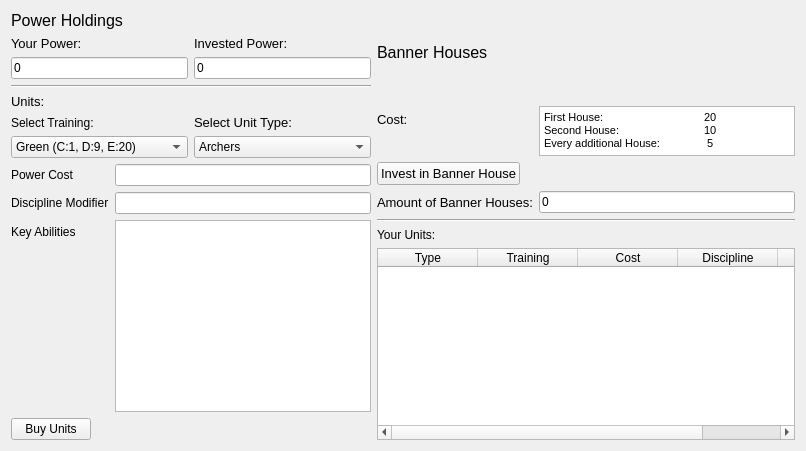
             <widget class="QWidget" name="page_9">
              <layout class="QVBoxLayout" name="verticalLayout_21">
               <item>
                <widget class="QLabel" name="label_34">
                 <property name="font">
                  <font>
                   <pointsize>12</pointsize>
                  </font>
                 </property>
                 <property name="text">
                  <string>Power Holdings</string>
                 </property>
                </widget>
               </item>
               <item>
                <layout class="QHBoxLayout" name="horizontalLayout_10">
                 <item>
                  <layout class="QVBoxLayout" name="verticalLayout_22">
                   <item>
                    <layout class="QGridLayout" name="gridLayout_3">
                     <item row="0" column="0">
                      <widget class="QLabel" name="label_37">
                       <property name="sizePolicy">
                        <sizepolicy hsizetype="Preferred" vsizetype="Maximum">
                         <horstretch>0</horstretch>
                         <verstretch>0</verstretch>
                        </sizepolicy>
                       </property>
                       <property name="font">
                        <font>
                         <pointsize>10</pointsize>
                        </font>
                       </property>
                       <property name="text">
                        <string>Your Power:</string>
                       </property>
                      </widget>
                     </item>
                     <item row="1" column="0">
                      <widget class="QLineEdit" name="step4PowerLine">
                       <property name="text">
                        <string>0</string>
                       </property>
                       <property name="readOnly">
                        <bool>true</bool>
                       </property>
                      </widget>
                     </item>
                     <item row="0" column="1">
                      <widget class="QLabel" name="label_38">
                       <property name="font">
                        <font>
                         <pointsize>10</pointsize>
                        </font>
                       </property>
                       <property name="text">
                        <string>Invested Power:</string>
                       </property>
                      </widget>
                     </item>
                     <item row="1" column="1">
                      <widget class="QLineEdit" name="step4InvestedPower">
                       <property name="text">
                        <string>0</string>
                       </property>
                       <property name="readOnly">
                        <bool>true</bool>
                       </property>
                      </widget>
                     </item>
                    </layout>
                   </item>
                   <item>
                    <widget class="Line" name="line_7">
                     <property name="orientation">
                      <enum>Qt::Horizontal</enum>
                     </property>
                    </widget>
                   </item>
                   <item>
                    <widget class="QLabel" name="label_42">
                     <property name="font">
                      <font>
                       <pointsize>10</pointsize>
                      </font>
                     </property>
                     <property name="text">
                      <string>Units:</string>
                     </property>
                    </widget>
                   </item>
                   <item>
                    <layout class="QGridLayout" name="gridLayout">
                     <item row="1" column="0">
                      <widget class="QComboBox" name="step4TrainingComboBox">
                       <item>
                        <property name="text">
                         <string>Green (C:1, D:9, E:20)</string>
                        </property>
                       </item>
                       <item>
                        <property name="text">
                         <string>Trained (C:3, D:6, E:60)</string>
                        </property>
                       </item>
                       <item>
                        <property name="text">
                         <string>Veteran (C:5, D:3, E:100)</string>
                        </property>
                       </item>
                       <item>
                        <property name="text">
                         <string>Elite (C:7, D:0, E:140)</string>
                        </property>
                       </item>
                      </widget>
                     </item>
                     <item row="0" column="0">
                      <widget class="QLabel" name="label_41">
                       <property name="toolTip">
                        <string>Select Training: (C = Base Cost, D = Discipline, E = Experience)</string>
                       </property>
                       <property name="text">
                        <string>Select Training:</string>
                       </property>
                      </widget>
                     </item>
                     <item row="0" column="1">
                      <widget class="QLabel" name="label_43">
                       <property name="font">
                        <font>
                         <pointsize>10</pointsize>
                        </font>
                       </property>
                       <property name="text">
                        <string>Select Unit Type:</string>
                       </property>
                      </widget>
                     </item>
                     <item row="1" column="1">
                      <widget class="QComboBox" name="step4UnitsComboBox">
                       <item>
                        <property name="text">
                         <string>Archers</string>
                        </property>
                       </item>
                       <item>
                        <property name="text">
                         <string>Cavalry</string>
                        </property>
                       </item>
                       <item>
                        <property name="text">
                         <string>Criminals</string>
                        </property>
                       </item>
                       <item>
                        <property name="text">
                         <string>Crusaders</string>
                        </property>
                       </item>
                       <item>
                        <property name="text">
                         <string>Engineers</string>
                        </property>
                       </item>
                       <item>
                        <property name="text">
                         <string>Garrison</string>
                        </property>
                       </item>
                       <item>
                        <property name="text">
                         <string>Guerillas</string>
                        </property>
                       </item>
                       <item>
                        <property name="text">
                         <string>Infantry</string>
                        </property>
                       </item>
                       <item>
                        <property name="text">
                         <string>Peasant Levies</string>
                        </property>
                       </item>
                       <item>
                        <property name="text">
                         <string>Personal Guards</string>
                        </property>
                       </item>
                       <item>
                        <property name="text">
                         <string>Raiders</string>
                        </property>
                       </item>
                       <item>
                        <property name="text">
                         <string>Sailors</string>
                        </property>
                       </item>
                       <item>
                        <property name="text">
                         <string>Scouts</string>
                        </property>
                       </item>
                       <item>
                        <property name="text">
                         <string>Special</string>
                        </property>
                       </item>
                       <item>
                        <property name="text">
                         <string>Support</string>
                        </property>
                       </item>
                       <item>
                        <property name="text">
                         <string>Warships</string>
                        </property>
                       </item>
                      </widget>
                     </item>
                    </layout>
                   </item>
                   <item>
                    <layout class="QFormLayout" name="formLayout_6">
                     <item row="0" column="0">
                      <widget class="QLabel" name="label_44">
                       <property name="text">
                        <string>Power Cost</string>
                       </property>
                      </widget>
                     </item>
                     <item row="1" column="0">
                      <widget class="QLabel" name="label_45">
                       <property name="text">
                        <string>Discipline Modifier</string>
                       </property>
                      </widget>
                     </item>
                     <item row="2" column="0">
                      <widget class="QLabel" name="label_46">
                       <property name="text">
                        <string>Key Abilities</string>
                       </property>
                      </widget>
                     </item>
                     <item row="2" column="1">
                      <widget class="QTextEdit" name="step4AbilitiesEdit">
                       <property name="readOnly">
                        <bool>true</bool>
                       </property>
                      </widget>
                     </item>
                     <item row="0" column="1">
                      <widget class="QLineEdit" name="step4PowerCostLine">
                       <property name="readOnly">
                        <bool>true</bool>
                       </property>
                      </widget>
                     </item>
                     <item row="1" column="1">
                      <widget class="QLineEdit" name="step4DisciplineModifierLine">
                       <property name="readOnly">
                        <bool>true</bool>
                       </property>
                      </widget>
                     </item>
                     <item row="3" column="0">
                      <widget class="QPushButton" name="step4BuyUnitsButton">
                       <property name="text">
                        <string>Buy Units</string>
                       </property>
                      </widget>
                     </item>
                    </layout>
                   </item>
                  </layout>
                 </item>
                 <item>
                  <layout class="QVBoxLayout" name="verticalLayout_23">
                   <item>
                    <layout class="QFormLayout" name="formLayout_5">
                     <property name="fieldGrowthPolicy">
                      <enum>QFormLayout::ExpandingFieldsGrow</enum>
                     </property>
                     <item row="0" column="0">
                      <widget class="QLabel" name="label_35">
                       <property name="font">
                        <font>
                         <pointsize>12</pointsize>
                        </font>
                       </property>
                       <property name="text">
                        <string>Banner Houses</string>
                       </property>
                      </widget>
                     </item>
                     <item row="1" column="0">
                      <widget class="QLabel" name="label_36">
                       <property name="font">
                        <font>
                         <pointsize>10</pointsize>
                        </font>
                       </property>
                       <property name="text">
                        <string>Cost:</string>
                       </property>
                      </widget>
                     </item>
                     <item row="1" column="1">
                      <widget class="QTextEdit" name="textEdit_3">
                       <property name="maximumSize">
                        <size>
                         <width>16777215</width>
                         <height>50</height>
                        </size>
                       </property>
                       <property name="readOnly">
                        <bool>true</bool>
                       </property>
                       <property name="html">
                        <string>&lt;!DOCTYPE HTML PUBLIC &quot;-//W3C//DTD HTML 4.0//EN&quot; &quot;http://www.w3.org/TR/REC-html40/strict.dtd&quot;&gt;
&lt;html&gt;&lt;head&gt;&lt;meta name=&quot;qrichtext&quot; content=&quot;1&quot; /&gt;&lt;style type=&quot;text/css&quot;&gt;
p, li { white-space: pre-wrap; }
&lt;/style&gt;&lt;/head&gt;&lt;body style=&quot; font-family:'Cantarell'; font-size:10pt; font-weight:400; font-style:normal;&quot;&gt;
&lt;p style=&quot; margin-top:0px; margin-bottom:0px; margin-left:0px; margin-right:0px; -qt-block-indent:0; text-indent:0px;&quot;&gt;&lt;span style=&quot; font-family:'MS Shell Dlg 2'; font-size:8.25pt;&quot;&gt;First House: 		20&lt;/span&gt;&lt;/p&gt;
&lt;p style=&quot; margin-top:0px; margin-bottom:0px; margin-left:0px; margin-right:0px; -qt-block-indent:0; text-indent:0px;&quot;&gt;&lt;span style=&quot; font-family:'MS Shell Dlg 2'; font-size:8.25pt;&quot;&gt;Second House: 		10&lt;/span&gt;&lt;/p&gt;
&lt;p style=&quot; margin-top:0px; margin-bottom:0px; margin-left:0px; margin-right:0px; -qt-block-indent:0; text-indent:0px;&quot;&gt;&lt;span style=&quot; font-family:'MS Shell Dlg 2'; font-size:8.25pt;&quot;&gt;Every additional House: 	 5&lt;/span&gt;&lt;/p&gt;&lt;/body&gt;&lt;/html&gt;</string>
                       </property>
                      </widget>
                     </item>
                     <item row="2" column="0">
                      <widget class="QPushButton" name="step4InvestInBannerHouse">
                       <property name="font">
                        <font>
                         <pointsize>10</pointsize>
                        </font>
                       </property>
                       <property name="text">
                        <string>Invest in Banner House</string>
                       </property>
                      </widget>
                     </item>
                     <item row="2" column="1">
                      <widget class="QLabel" name="label_39">
                       <property name="text">
                        <string/>
                       </property>
                      </widget>
                     </item>
                     <item row="0" column="1">
                      <widget class="QLabel" name="label_40">
                       <property name="text">
                        <string/>
                       </property>
                      </widget>
                     </item>
                     <item row="3" column="0">
                      <widget class="QLabel" name="label_48">
                       <property name="font">
                        <font>
                         <pointsize>10</pointsize>
                        </font>
                       </property>
                       <property name="text">
                        <string>Amount of Banner Houses:</string>
                       </property>
                      </widget>
                     </item>
                     <item row="3" column="1">
                      <widget class="QLineEdit" name="step4AmountOfBannerHousesLine">
                       <property name="text">
                        <string>0</string>
                       </property>
                       <property name="readOnly">
                        <bool>true</bool>
                       </property>
                      </widget>
                     </item>
                    </layout>
                   </item>
                   <item>
                    <widget class="Line" name="line_6">
                     <property name="orientation">
                      <enum>Qt::Horizontal</enum>
                     </property>
                    </widget>
                   </item>
                   <item>
                    <widget class="QLabel" name="label_47">
                     <property name="text">
                      <string>Your Units:</string>
                     </property>
                    </widget>
                   </item>
                   <item>
                    <widget class="QTableWidget" name="step4UnitsTable">
                     <property name="editTriggers">
                      <set>QAbstractItemView::NoEditTriggers</set>
                     </property>
                     <attribute name="horizontalHeaderStretchLastSection">
                      <bool>true</bool>
                     </attribute>
                     <column>
                      <property name="text">
                       <string>Type</string>
                      </property>
                     </column>
                     <column>
                      <property name="text">
                       <string>Training</string>
                      </property>
                     </column>
                     <column>
                      <property name="text">
                       <string>Cost</string>
                      </property>
                     </column>
                     <column>
                      <property name="text">
                       <string>Discipline</string>
                      </property>
                     </column>
                     <column>
                      <property name="text">
                       <string>Key Abilities</string>
                      </property>
                     </column>
                    </widget>
                   </item>
                  </layout>
                 </item>
                </layout>
               </item>
              </layout>
             </widget>
